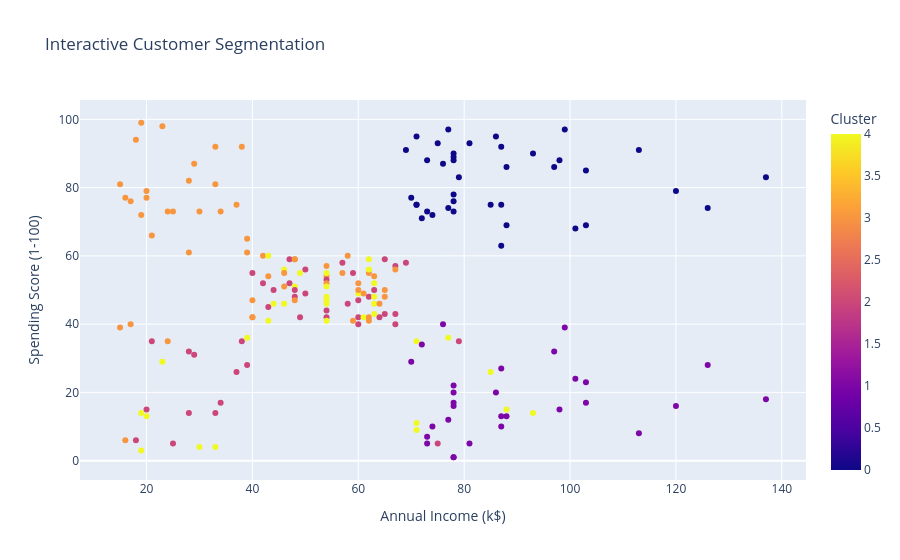

Notebook source saved alongside this figure:
### Code cell
fig = px.scatter(
    data,
    x="Annual Income (k$)",
    y="Spending Score (1-100)",
    color="Cluster",
    hover_data=[
        "Age",
        "Gender"
    ],
    title="Interactive Customer Segmentation"
)

plt.savefig("images/age_distribution.png", dpi=300, bbox_inches="tight")
fig.show()

### Figure 1 — Plotly figure (JSON) as saved in the notebook; plotly's stock layout.template omitted (floating-point values rounded to 4 significant figures; data arrays with more than 128 entries replaced by an {"elided": "..."} marker saying what was removed)
{"data": [{"customdata": {"elided": "200x2 int values"}, "hovertemplate": "Annual Income (k$)=%{x}<br>Spending Score (1-100)=%{y}<br>Age=%{customdata[0]}<br>Gender=%{customdata[1]}<br>Cluster=%{marker.color}<extra></extra>", "legendgroup": "", "marker": {"color": {"elided": "200 int values"}, "coloraxis": "coloraxis", "symbol": "circle"}, "mode": "markers", "name": "", "orientation": "v", "showlegend": false, "type": "scatter", "x": {"elided": "200 int values"}, "xaxis": "x", "y": {"elided": "200 int values"}, "yaxis": "y"}], "layout": {"coloraxis": {"colorbar": {"title": {"text": "Cluster"}}, "colorscale": [[0, "#0d0887"], [0.1111, "#46039f"], [0.2222, "#7201a8"], [0.3333, "#9c179e"], [0.4444, "#bd3786"], [0.5556, "#d8576b"], [0.6667, "#ed7953"], [0.7778, "#fb9f3a"], [0.8889, "#fdca26"], [1, "#f0f921"]]}, "legend": {"tracegroupgap": 0}, "title": {"text": "Interactive Customer Segmentation"}, "xaxis": {"anchor": "y", "domain": [0, 1], "title": {"text": "Annual Income (k$)"}}, "yaxis": {"anchor": "x", "domain": [0, 1], "title": {"text": "Spending Score (1-100)"}}}}
